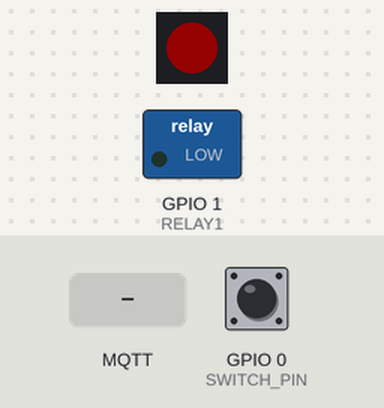
The sketch below on a simulated ESP32. Parts: 1 RGB LEDs in strip order, left to right, switched loads named in the sketch (green lamp = pin HIGH). The inputs (shaded band) are chosen by the test bench; at power-on: GPIO 0 (SWITCH_PIN) HIGH. Dim RGB values are drawn brighter than linear; WiFi joins after 1.5 s; servers stay silent unless stated; no MQTT or app messages arrive unless stated; not simulated (calls return 0 or success): esp32_MQTT_SECRETS.h; what the sketch prints to the serial monitor is not drawn.

Above: at 2.8 s.
2.9 s: GPIO 0 (SWITCH_PIN) pulled LOW for 0.15 s
At 4.2 s:
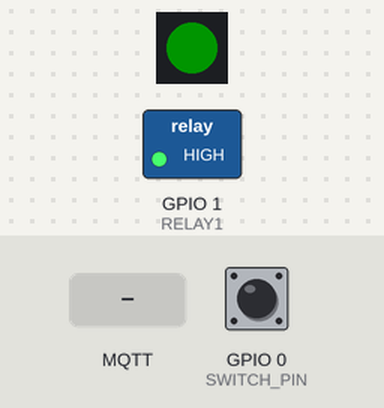
6.0 s: GPIO 0 (SWITCH_PIN) pulled LOW for 1 s
At 7.4 s:
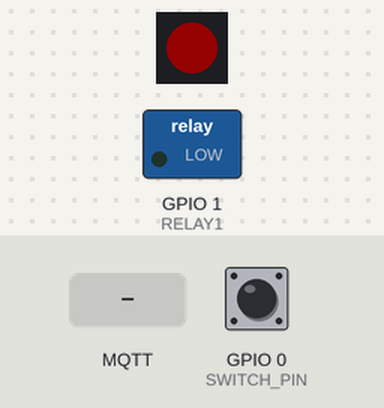
8.5 s: GPIO 0 (SWITCH_PIN) pulled LOW for 3.2 s
At 12.2 s:
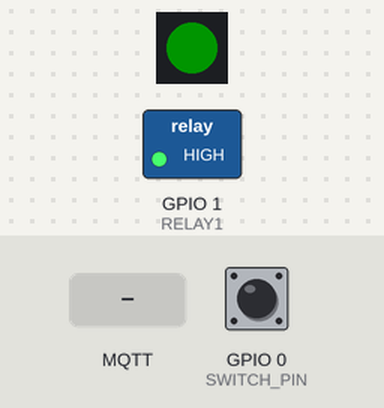
13.2 s: MQTT message "off" arrives on the first subscribed topic
At 14.5 s:
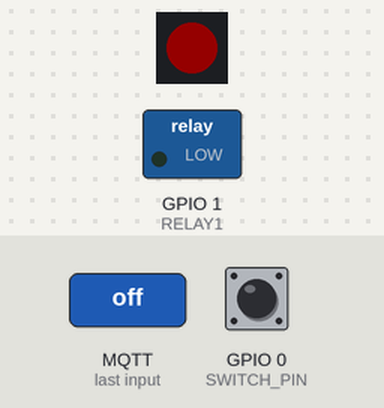
Timing chart, 0 to 16.2 s (numbered marks = the images above; inputs shaded):
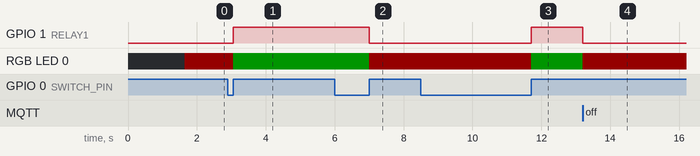

The sketch:

esp32_MQTT_relays.ino
```cpp
/******************************************************************************
  Basé sur
  MQTT_Light_Example.ino
  Example for controlling a light using MQTT
  by: Alex Wende, SparkFun Electronics

  Ce croquis connecte l'ESP32 au broker MQTT et souscrit à un topic pour
  écouter les commandes de lumière :
  quand il recoit "on" il met le relay à LOW,
  quand il recoit "off" il met le relais à HIGH.
  (et pas l'inverse, pour que si le relais n'est pas alimenté,
  la lumière s'allume)
  Il publie en retour sur le topic d'état pour prévenir du changement effectué
******************************************************************************/

// *****************************************
// Parametres
// *****************************************
// MQTT Network
IPAddress broker(192, 168, 1, 15); // IP address of your MQTT broker eg. 192.168.1.50
const int port = 1883;
const char *ID = "relaisPréau";  // Name of our device, must be unique
const char *TOPIC = "preau/lumiere/1";  // Topic to subcribe to
const char *STATE_TOPIC = "preau/lumiere/1/state";  // Topic to publish the light state to

// pin arduino
const byte SWITCH_PIN = 0; // bouton sur la carte esp32 (utile pour actionner un relais directement, à des fins de test)
const byte RELAY1 = 1; // pour actionner le relais

#include "esp32_MQTT_SECRETS.h"

// *****************************************

#include <WiFi.h>
#include <PubSubClient.h>

// Utilisation de la led RGB de l'esp32 comme témoin lumineux pour du debug
#define USE_RGB
#ifdef USE_RGB
  #include <Adafruit_NeoPixel.h>
  #define PIN 18 // led RGB
  #define NUMPIXELS 1
  Adafruit_NeoPixel pixels(NUMPIXELS, PIN, NEO_GRB + NEO_KHZ800);
#endif

// WiFi Network Credentials
const char *ssid = SECRET_WIFI_SSID;   // name of your WiFi network
const char *password = SECRET_WIFI_PASSWORD; // password of the WiFi network

// Home Assistant Credentials
const char *HA_USER = SECRET_HA_USER;
const char *HA_PASS = SECRET_HA_PASSWORD;

WiFiClient wclient;
PubSubClient client(wclient); // Setup MQTT client

bool state = 0; // état du relais


// *****************************************
// SETUP
// *****************************************
void setup() {
  Serial.begin(115200); // Start serial communication at 115200 baud
  pinMode(RELAY1, OUTPUT);
  pixels.begin();
  pinMode(SWITCH_PIN, INPUT); // Configure SWITCH_Pin as an input
  digitalWrite(SWITCH_PIN, HIGH); // enable pull-up resistor (active low)
  delay(100);
  setup_wifi(); // Connect to network
  client.setServer(broker, 1883);
  client.setCallback(callback);// Initialize the callback routine
}

// *****************************************
// LOOP
// *****************************************
void loop() {
  if (!client.connected())  // Reconnect if connection is lost
  {
    reconnect();
  }
  client.loop();

  if (state == 1) {
    pixels.setPixelColor(0, pixels.Color(0, 20, 0));
    pixels.show();
    digitalWrite(RELAY1, HIGH);
  } else {
    pixels.setPixelColor(0, pixels.Color(20, 0, 0));
    pixels.show();
    digitalWrite(RELAY1, LOW);
  }

  // if the switch is being pressed
  if (digitalRead(SWITCH_PIN) == 0)
  {
    state = !state; //toggle state
    if (state == 1) // ON
    {
      client.publish(TOPIC, "on");
      Serial.println((String)TOPIC + " => on");
    }
    else // OFF
    {
      client.publish(TOPIC, "off");
      Serial.println((String)TOPIC + " => off");
    }

    while (digitalRead(SWITCH_PIN) == 0) // Wait for switch to be released
    {
      delay(20);
    }
  }
}

// *****************************************
// Handle incomming messages from the broker
// *****************************************
void callback(char* topic, byte* payload, unsigned int length) {
  String response;

  for (int i = 0; i < length; i++) {
    response += (char)payload[i];
  }
  Serial.print("Message arrived [");
  Serial.print(topic);
  Serial.print("] ");
  Serial.println(response);
  if (response == "on") // Turn the light on
  {
    client.publish(STATE_TOPIC, "on");
    state = 1;
  }
  else if (response == "off") // Turn the light off
  {
    client.publish(STATE_TOPIC, "off");
    state = 0;
  }
}

// *****************************************
// Connect to WiFi network
// *****************************************
void setup_wifi() {
  Serial.print(ID);
  Serial.print("\n---------");
  Serial.print("\nConnecting to ");
  Serial.println(ssid);

  WiFi.begin(ssid, password); // Connect to network

  while (WiFi.status() != WL_CONNECTED) { // Wait for connection
    delay(500);
    Serial.print(".");
  }

  Serial.println();
  Serial.println("WiFi connected");
  Serial.print("IP address: ");
  Serial.println(WiFi.localIP());
}


// *****************************************
// Reconnect to client MQTT
// *****************************************
void reconnect() {
  // Loop until we're reconnected
  while (!client.connected()) {
    Serial.print("Attempting MQTT connection...");
    // Attempt to connect
    if (client.connect(ID, HA_USER, HA_PASS)) {
      client.subscribe(TOPIC);
      Serial.println("connected");
      Serial.print("Subcribed to: ");
      Serial.println(TOPIC);
      Serial.println('\n');

    } else {
      Serial.println(" try again in 5 seconds");
      // Wait 5 seconds before retrying
      delay(5000);
    }
  }
}
```

Measured:
- after the input at 2.9 s, GPIO 1 (RELAY1): LOW → HIGH after 0.16 s; RGB LED 0: RGB(20, 0, 0) → RGB(0, 20, 0) after 0.16 s
- after the input at 6.0 s, GPIO 1 (RELAY1): HIGH → LOW after 1.0 s; RGB LED 0: RGB(0, 20, 0) → RGB(20, 0, 0) after 1.0 s
- after the input at 8.5 s, GPIO 1 (RELAY1): LOW → HIGH after 3.2 s; RGB LED 0: RGB(20, 0, 0) → RGB(0, 20, 0) after 3.2 s
- after the input at 13.2 s, GPIO 1 (RELAY1): HIGH → LOW at once; RGB LED 0: RGB(0, 20, 0) → RGB(20, 0, 0) at once
